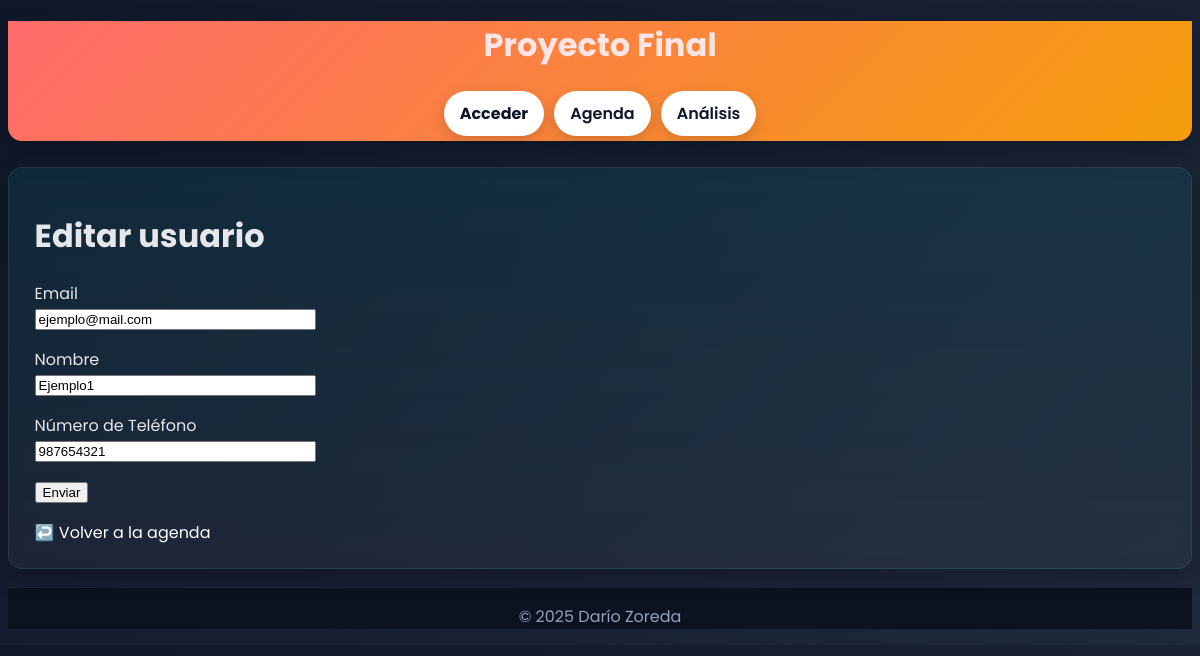
The app's page /agenda/editar/1 with its own data.
### app/agenda/models.py (models this page shows, shortened)
class Contact(db.Model):
    __tablename__ = 'contactos'
    id: so.Mapped[int] = so.mapped_column(primary_key=True)
    user_id: so.Mapped[int] = so.mapped_column(sa.ForeignKey(User.id))
    email: so.Mapped[str] = so.mapped_column(sa.String(64), index=True)
    nombre: so.Mapped[str] = so.mapped_column(sa.String(64), index=True)
    telefono: so.Mapped[int] = so.mapped_column(sa.String(9), index=True)

### app/agenda/routes.py (the view, shortened to what this page needs)
@login_required
@agenda_bp.route('/agenda/editar/<int:contact_id>', methods=['GET', 'POST'])
def editar(contact_id):
    contacto = Contact.query.get_or_404(contact_id)
    form = ContactForm(obj=contacto)
    return render_template('agenda/editar.html', form=form, contact=contacto)

### app/agenda/forms.py
class ContactForm(FlaskForm):
    nombre = StringField('Nombre',
                         validators=[DataRequired(message='Campo obligatorio'),
                                    Length(min=3, max=50),
                                    Regexp(r'^[\w\s]+$', flags=re.UNICODE, message="El nombre solo debe contener letras.")])
    telefono = StringField('Número de Teléfono',
                           validators=[DataRequired(message='Campo obligatorio'),
                                        Length(min=9, max=9, message='El número de teléfono debe tener 9 dígitos.'),
                                        Regexp(r'[\d{9}]', flags=re.UNICODE, message='El número de teléfono solo debe incluir números (no poner prefijo de país)')])
    email = EmailField('Email',
                       validators=[DataRequired(message='Campo obligatorio'),
                                    Email(message="Formato de email no válido.")])
    submit = SubmitField('Enviar')

### app/templates/agenda/editar.html (shortened to what this page needs)
{% extends "base.html" %}
{% block content %}
<div class="bloque_contenido">
    <h1>Editar usuario</h1>
    <form action="" method="post" novalidate>
        <p>
            {{ form.email.label }}<br>
            {{ form.email(size=32) }}
        </p>
        <p>
            {{ form.nombre.label }}<br>
            {{ form.nombre(size=32) }}
        </p>
        <p>
            {{ form.telefono.label }}<br>
            {{ form.telefono(size=32) }}
        </p>
        <p>{{ form.submit }}</p>
    </form>
    <a href="{{ url_for('agenda.lista_contactos') }}">↩️ Volver a la agenda</a>
</div>
{% endblock %}

### app/static/css/styles.css (style rules this page uses)
:root { --bg: #0f172a; --bg-grad-1: #0f172a; --bg-grad-2: #1e293b; --card: #0ea5a5; --card-soft: rgba(14, 165, 165, 0.12); --primary: #ff6b6b; --primary-700: #e85a5a; --primary-800: #d94d4d; --accent: #22c55e; --text: #e5e7eb; --muted: #94a3b8; --shadow: 0 8px 24px rgba(0,0,0,0.25); --radius: 14px; --radius-sm: 10px; --transition: 220ms ease; }
body { font-family: 'Poppins', Arial, sans-serif; color: var(--text); background: linear-gradient(135deg, var(--bg-grad-1), var(--bg-grad-2)); }
.bloque_contenido { background: linear-gradient(180deg, var(--card-soft), rgba(255,255,255,0.04)); border: 1px solid rgba(255,255,255,0.08); border-radius: var(--radius); box-shadow: var(--shadow); padding: 1.4em 1.6em; margin: 10px 0 18px; backdrop-filter: blur(6px); -webkit-backdrop-filter: blur(6px); transition: transform var(--transition), box-shadow var(--transition), border-color var(--transition); }
.bloque_contenido a { color: #fff; text-decoration: none; border-bottom: 2px solid transparent; transition: color var(--transition), border-color var(--transition); }

### records on screen
Contact: email "ejemplo@mail.com", nombre "Ejemplo1", telefono "987654321"
